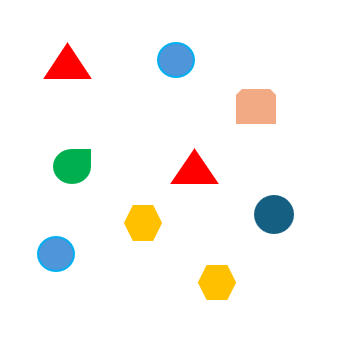
#> input picture map_example1.png, 352 x 353 px
$ python Code.py
#> lines starting #> are read from the running program, lines starting #| are printed output that depends on the picture; after the words box and inside, x2 and y2 are one past the last pixel; in counts of white or black regions, pixels touching at a corner belong together
import cv2
import numpy as np
import matplotlib.pyplot as plt
import math
import random
from dataclasses import dataclass

# Node definition for RRT*
@dataclass
class Node:
    x: float
    y: float
    cost: float = 0.0
    parent: int = -1  # index of parent node in the node list

# Occupancy grid from image
def load_occupancy_grid(image_path,resize_factor=1.0,threshold=127,invert=False,show_intermediate=False):
    """Load an image and convert it into an occupancy grid: 0 = free; 1 = obstacle

    Args:
        image_path: path to the map image (PNG, JPG, etc.)
        resize_factor: scale factor for the image (1.0 = original size)
        threshold: grayscale threshold for binarization
        invert: if True, invert binary image
        show_intermediate: if True, show grayscale + binary images

    Returns:
        occupancy_grid: 2D numpy array of shape (H, W) with values {0,1}
    """
    img = cv2.imread(image_path, cv2.IMREAD_GRAYSCALE)
    if img is None:
        raise FileNotFoundError(f"Could not load image: {image_path}")
    if resize_factor != 1.0:
        new_w = int(img.shape[1] * resize_factor)
        new_h = int(img.shape[0] * resize_factor)
        img = cv2.resize(img, (new_w, new_h), interpolation=cv2.INTER_AREA)
    # Simple global thresholding
    # Binary: pixels > threshold -> 255 (white), else 0 (black)
    _, binary = cv2.threshold(img, threshold, 255, cv2.THRESH_BINARY)
    if invert:
        binary = 255 - binary
    # Define obstacle = black (0), free = white (255)
    # occupancy_grid: 1 = obstacle, 0 = free
    occupancy_grid = (binary == 0).astype(np.uint8)
    if show_intermediate:
        plt.figure(figsize=(10, 4))
        plt.subplot(1, 2, 1)
        plt.title("Grayscale Image")
        plt.imshow(img, cmap="gray")
        plt.axis("off")

        plt.subplot(1, 2, 2)
        plt.title("Binary (Obstacles in Black)")
        plt.imshow(binary, cmap="gray")
        plt.axis("off")

        plt.tight_layout()
        plt.show()
    return occupancy_grid

# Utility: free / collision
def is_in_free_space(occ_grid, x, y):
    #Check if (x, y) is inside the map and not an obstacle.
    h, w = occ_grid.shape
    ix = int(round(x))
    iy = int(round(y))
    if ix < 0 or ix >= w or iy < 0 or iy >= h:
        return False
    return occ_grid[iy, ix] == 0  # 0 = free

def is_collision_free(occ_grid, x1, y1, x2, y2, step_size=1.0):
    """Check if the line segment from (x1, y1) to (x2, y2) is collision-free.
    We sample along the line at ~1 pixel resolution (or given step_size).
    If any sampled point is inside an obstacle, the segment is in collision."""
    dx = x2 - x1
    dy = y2 - y1
    dist = math.hypot(dx, dy)
    if dist == 0:
        return is_in_free_space(occ_grid, x1, y1)
    steps = int(math.ceil(dist / step_size))
    for i in range(steps + 1):
        t = i / max(steps, 1)
        x = x1 + t * dx
        y = y1 + t * dy
        if not is_in_free_space(occ_grid, x, y):
            return False
    return True

# RRT* core functions
def sample_free(occ_grid):
    # Sample a random free point (x, y) in the occupancy grid.
    h, w = occ_grid.shape
    while True:
        x = random.uniform(0, w - 1)
        y = random.uniform(0, h - 1)
        if is_in_free_space(occ_grid, x, y):
            return x, y
def nearest(nodes, x_rand, y_rand):
    """
    Return index of the node in 'nodes' that is closest to (x_rand, y_rand).
    """
    d_min = float("inf")
    idx_min = 0
    for i, node in enumerate(nodes):
        dx = node.x - x_rand
        dy = node.y - y_rand
        d = dx * dx + dy * dy  # squared distance
        if d < d_min:
            d_min = d
            idx_min = i
    return idx_min


def steer(x_from, y_from, x_to, y_to, step_size):
    """Return a new point that is step_size away from (x_from, y_from) in the direction of
    (x_to, y_to), unless the distance is smaller than step_size, in which case return (x_to, y_to)."""
    dx = x_to - x_from
    dy = y_to - y_from
    dist = math.hypot(dx, dy)
    if dist <= step_size:
        return x_to, y_to
    else:
        theta = math.atan2(dy, dx)
        x_new = x_from + step_size * math.cos(theta)
        y_new = y_from + step_size * math.sin(theta)
        return x_new, y_new
def get_near_nodes(nodes, x_new, y_new, radius):
    #Return list of indices of nodes that are within 'radius' of (x_new, y_new).
    near_indices = []
    r2 = radius * radius
    for i, node in enumerate(nodes):
        dx = node.x - x_new
        dy = node.y - y_new
        if dx * dx + dy * dy <= r2:
            near_indices.append(i)
    return near_indices
def extract_path(nodes, goal_index):
    """ Extract a path from start to goal using parent pointers.
    Returns list of (x, y) from start to goal."""
    path = []
    idx = goal_index
    while idx != -1:
        node = nodes[idx]
        path.append((node.x, node.y))
        idx = node.parent
    path.reverse()
    return path

# RRT* main routine
def rrt_star(occ_grid,start,goal,max_iterations=5000,step_size=10.0,goal_radius=10.0,gamma_rrt=50.0,max_neighbor_radius=30.0,goal_sample_rate=0.05,show_progress=False):
    """
    Run RRT* on a 2D occupancy grid.

    Args:
        occ_grid: HxW numpy array (0 = free, 1 = obstacle)
        start: (x_start, y_start) in pixel coordinates
        goal:  (x_goal,  y_goal)
        max_iterations: number of iterations
        step_size: max distance for each extension step (pixels)
        goal_radius: radius around the goal that counts as "reached"
        gamma_rrt: constant used in the neighbor radius formula
        max_neighbor_radius: upper bound on neighbor radius
        goal_sample_rate: with this probability, sample the goal directly (biases tree growth toward the goal)
        show_progress: if True, print progress messages

    Returns:
        nodes: list of Node
        goal_index: index of best goal node in nodes, or None if not found
    """
    h, w = occ_grid.shape
    x_start, y_start = start
    x_goal, y_goal = goal
    if not is_in_free_space(occ_grid, x_start, y_start):
        raise ValueError("Start position is in an obstacle or out of bounds.")
    if not is_in_free_space(occ_grid, x_goal, y_goal):
        raise ValueError("Goal position is in an obstacle or out of bounds.")
    # Initialize tree
    nodes = [Node(x_start, y_start, cost=0.0, parent=-1)]
    goal_index = None
    best_goal_cost = float("inf")
    dim = 2  # 2D planning
    for it in range(1, max_iterations + 1):
        # 1. Sampling (with some goal bias)
        if random.random() < goal_sample_rate:
            x_rand, y_rand = x_goal, y_goal
        else:
            x_rand, y_rand = sample_free(occ_grid)

        # 2. Nearest node
        idx_nearest = nearest(nodes, x_rand, y_rand)
        nearest_node = nodes[idx_nearest]

        # 3. Steer
        x_new, y_new = steer(nearest_node.x, nearest_node.y, x_rand, y_rand, step_size)

        # 4. Collision check for edge from nearest to new
        if not is_collision_free(occ_grid, nearest_node.x, nearest_node.y, x_new, y_new):
            continue  # reject this sample

        # 5. Compute neighbor radius (theoretical RRT* radius)
        n_nodes = len(nodes) + 1  # after we hypothetically add x_new
        radius = min(max_neighbor_radius, gamma_rrt*math.sqrt(math.log(n_nodes)/n_nodes))

        # 6. Find near nodes
        near_indices = get_near_nodes(nodes, x_new, y_new, radius)

        # 7. Choose best parent (cost-optimal attachment)
        cost_new = nearest_node.cost + math.hypot(x_new - nearest_node.x, y_new - nearest_node.y)
        parent_new = idx_nearest

        for idx in near_indices:
            node_near = nodes[idx]
            if is_collision_free(occ_grid, node_near.x, node_near.y, x_new, y_new):
                cost_candidate = node_near.cost + math.hypot(x_new - node_near.x, y_new - node_near.y)
                if cost_candidate < cost_new:
                    cost_new = cost_candidate
                    parent_new = idx

        # 8. Add new node
        new_node = Node(x_new, y_new, cost=cost_new, parent=parent_new)
        nodes.append(new_node)
        new_index = len(nodes) - 1

        # 9. Rewire neighbors (try to improve them via new_node)
        for idx in near_indices:
            if idx == parent_new:
                continue
            node_near = nodes[idx]
            if is_collision_free(occ_grid, new_node.x, new_node.y, node_near.x, node_near.y):
                cost_candidate = new_node.cost + math.hypot(node_near.x - new_node.x, node_near.y - new_node.y)
                if cost_candidate < node_near.cost:
                    node_near.parent = new_index
                    node_near.cost = cost_candidate
                    nodes[idx] = node_near  # update in list

        # 10. Check if the new node is close enough to the goal
        dist_to_goal = math.hypot(new_node.x - x_goal, new_node.y - y_goal)
        if dist_to_goal <= goal_radius:
            # This node is a goal candidate
            total_cost = new_node.cost + dist_to_goal
            if total_cost < best_goal_cost:
                best_goal_cost = total_cost
                goal_index = new_index
        if show_progress and it % 500 == 0:
            print(f"Iteration {it}/{max_iterations}, nodes: {len(nodes)}, best_goal_cost: {best_goal_cost:.2f}")
    return nodes, goal_index

# Visualization
def plot_rrt_star_result(occ_grid, nodes, goal_index, start, goal):
    """ Visualize occupancy grid, RRT* tree, and final path.
    Internally: occ_grid[y, x], y=0 at TOP, y increases DOWN.
    Visually: x increases right, y increases UP (0 at bottom, like math coords)."""
    h, w = occ_grid.shape
    grid_vis = np.flipud(occ_grid)
    plt.figure(figsize=(8, 8))
    plt.imshow(grid_vis, cmap='gray_r', origin='lower')
    plt.xlim(0, w)
    plt.ylim(0, h)
    def y_plot(y_img):
        return h - 1 - y_img

    # Plot the RRT* tree
    for node in nodes:
        if node.parent != -1:
            parent = nodes[node.parent]
            plt.plot([parent.x, node.x],[y_plot(parent.y), y_plot(node.y)],linewidth=0.5,color="orange",alpha=0.5,)

    # Plot start and goal
    x_start, y_start = start
    x_goal, y_goal = goal
    plt.scatter([x_start], [y_plot(y_start)], c="green", s=80, label="Start")
    plt.scatter([x_goal], [y_plot(y_goal)],  c="red", s=80, label="Goal")

    # Plot final path if goal was reached
    if goal_index is not None:
        path = extract_path(nodes, goal_index)
        xs = [p[0] for p in path]
        ys = [y_plot(p[1]) for p in path]
        x_goal, y_goal = goal
        xs.append(x_goal)
        ys.append(y_plot(y_goal))
        plt.plot(xs, ys, c="blue", linewidth=2.5, label="RRT* path")

    plt.title("RRT* on Occupancy Grid")
    plt.legend(loc='upper center',bbox_to_anchor=(0.5, -0.05),ncol=3,frameon=False)
    plt.gca().set_aspect("equal", adjustable="box")
    plt.tight_layout()
    plt.show()

# Main: example usage
def main():
    # 1. Load map and build occupancy grid
    # Replace this with the desired map file.
    image_path = "map_example1.png"  # <-- change to map_example2 to see the other map
    occ_grid = load_occupancy_grid(image_path,resize_factor=1.0,threshold=250,invert=False,show_intermediate=True)
#> in load_occupancy_grid, `img = cv2.imread(image_path, cv2.IMREAD_GRAYSCALE)`:
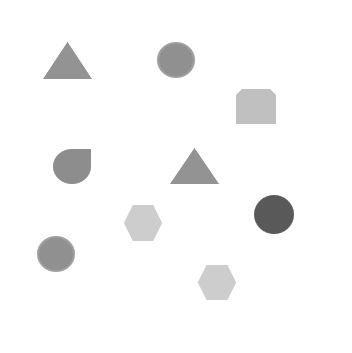
#> img: shape (353, 352); min 89, max 255, mean 247.4
#> in load_occupancy_grid, `_, binary = cv2.threshold(img, threshold, 255, cv2.THRESH_BINARY)`:
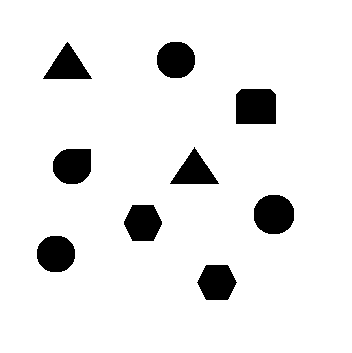
#> binary: shape (353, 352); 91.9% white; 9 black regions, largest, box (x1, y1, x2, y2) and area: (236, 89, 276, 124) 1370, (254, 195, 294, 234) 1282, (53, 149, 91, 184) 1144
#> in load_occupancy_grid, `plt.show()`:
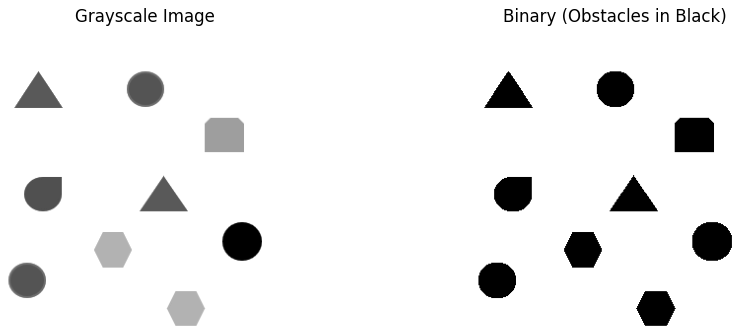
#> figure drawn by matplotlib, 2 panels
    h, w = occ_grid.shape
#> h = 353; w = 352
    print(f"Occupancy grid size: {w} x {h}")
#| Occupancy grid size: 352 x 353

    # 2. Define start and goal in pixel coordinates
    start = (20, h-20)           # (x_start, y_start)
#> start = (20, 333)
    goal = (w - 20, 20)          # (x_goal, y_goal)
#> goal = (332, 20)
    if not is_in_free_space(occ_grid, *start):
        raise ValueError("Chosen start is not in free space. Adjust coordinates.")
    if not is_in_free_space(occ_grid, *goal):
        raise ValueError("Chosen goal is not in free space. Adjust coordinates.")

    # 3. Run RRT*
    random.seed(42)
    np.random.seed(42)
    nodes, goal_index = rrt_star(
        occ_grid,
        start=start,
        goal=goal,
        max_iterations=5000,
        step_size=10.0,
        goal_radius=15.0,
        gamma_rrt=80.0,           # tuning parameter
        max_neighbor_radius=40.0, # tuning parameter
        goal_sample_rate=0.05,    # 5% of samples go directly at the goal
        show_progress=True
    )
#> the loop in rrt_star, `for it in range(1, max_iterations + 1):` made 5000 passes
#> (x_rand, y_rand, idx_nearest, theta in steer) on pass 10: (297.5, 212.5, 8, -0.266)
#> (x_rand, y_rand, idx_nearest, theta in steer, x_new, y_new) on passes 1, 2, 3, 5, 6, 7: (8.78, 96.81, 0, -1.62, 19.53, 323), (258.5, 238.2, 1, -0.341, 28.95, 319.7), (30.52, 148.5, 2, -1.56, 29.04, 309.7), (177.4, 9.34, 4, -1.12, 40.6, 293.7), (228.1, 191.8, 5, -0.498, 49.39, 289), (2.28, 283.6, 3, -2.37, 21.87, 302.7)
    if goal_index is None:
        print("RRT* did not find a path to the goal within the iteration limit.")
    else:
        print("Path found! Visualizing...")

    #4. Visualize result
    plot_rrt_star_result(occ_grid, nodes, goal_index, start, goal)
#> in plot_rrt_star_result, `grid_vis = np.flipud(occ_grid)`:
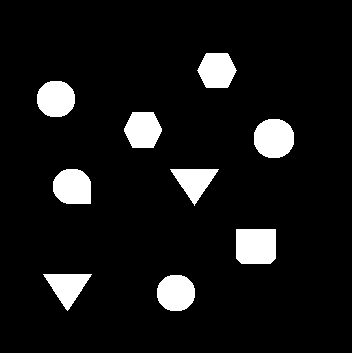
#> grid_vis: shape (353, 352); values 0 (black) and 1 (white), 8.1% white; 9 white regions, largest, box (x1, y1, x2, y2) and area: (236, 229, 276, 264) 1370, (254, 119, 294, 158) 1282, (53, 169, 91, 204) 1144
#> the loop in extract_path, `while idx != -1:` made 33 passes
#> in plot_rrt_star_result, `plt.show()`:
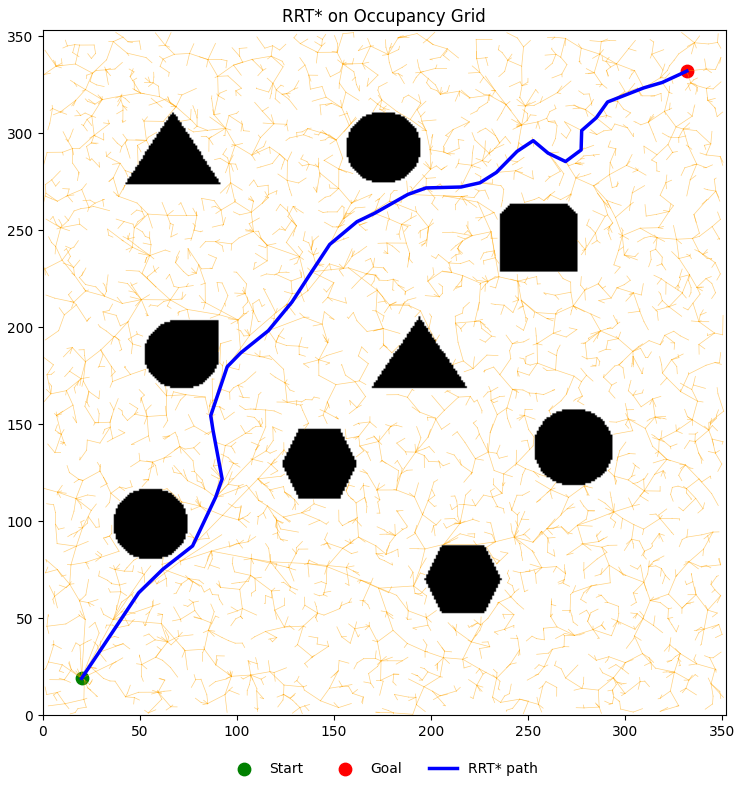
#> figure drawn by matplotlib, 1 panel

if __name__ == "__main__":
    main()

$ run again, with map_example2.png copied over map_example1.png
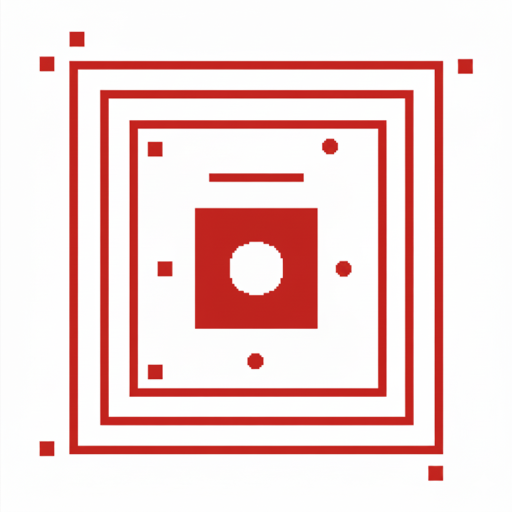
#> input picture map_example2.png, 1024 x 1024 px (shown at 1/2 size)
#> in load_occupancy_grid, `_, binary = cv2.threshold(img, threshold, 255, cv2.THRESH_BINARY)`:
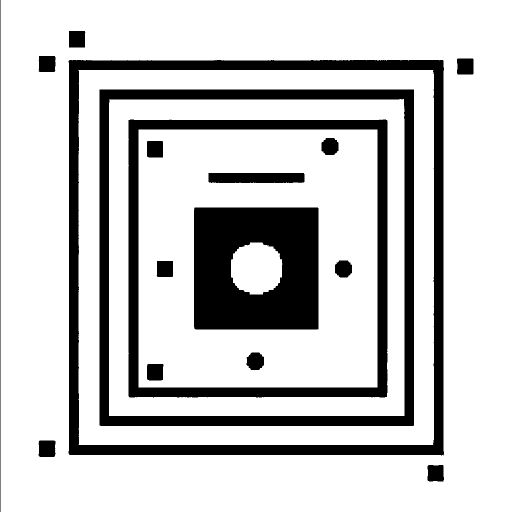
#> binary: shape (1024, 1024) (shown at 1/2 size); 79.4% white; 18 black regions (1 under 20 px), largest, box (x1, y1, x2, y2) and area: (137, 120, 888, 911) 58304, (388, 415, 637, 659) 52123, (199, 179, 828, 852) 49233
#| Occupancy grid size: 1024 x 1024
#> the loop in rrt_star, `for it in range(1, max_iterations + 1):` made 5000 passes
#> (x_rand, y_rand, theta in steer, x_new, y_new) on passes 1, 2, 3, 5, 6, 7, 9, 10: (25.59, 281.4, -1.56, 20.08, 994), (753.4, 692.3, -0.39, 29.33, 990.2), (88.94, 431.6, -1.46, 30.39, 980.3), (517, 27.15, -1.1, 42.03, 964.3), (664.8, 557.5, -0.579, 50.4, 958.8), (602.8, 828, -0.232, 60.13, 956.5), (714.2, 348.1, -0.749, 74.55, 942.7), (979.2, 344.3, -0.584, 82.89, 937.2)
#> grid_vis: shape (1024, 1024); values 0 (black) and 1 (white), 20.6% white; 18 white regions (1 under 20 px), largest, box (x1, y1, x2, y2) and area: (137, 113, 888, 904) 58304, (388, 365, 637, 609) 52123, (199, 172, 828, 845) 49233
#> in plot_rrt_star_result, `plt.show()`:
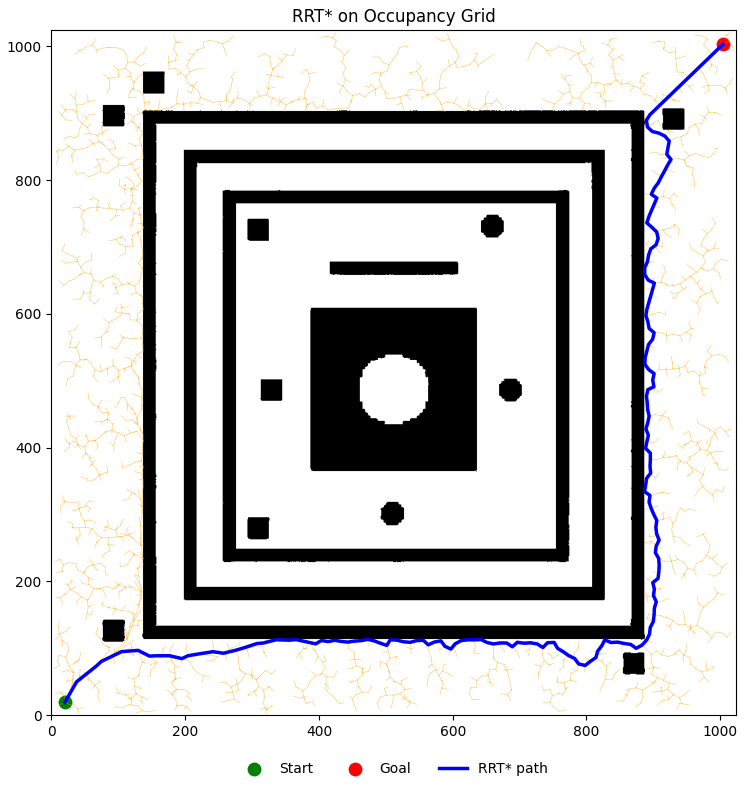
#> figure drawn by matplotlib, 1 panel
